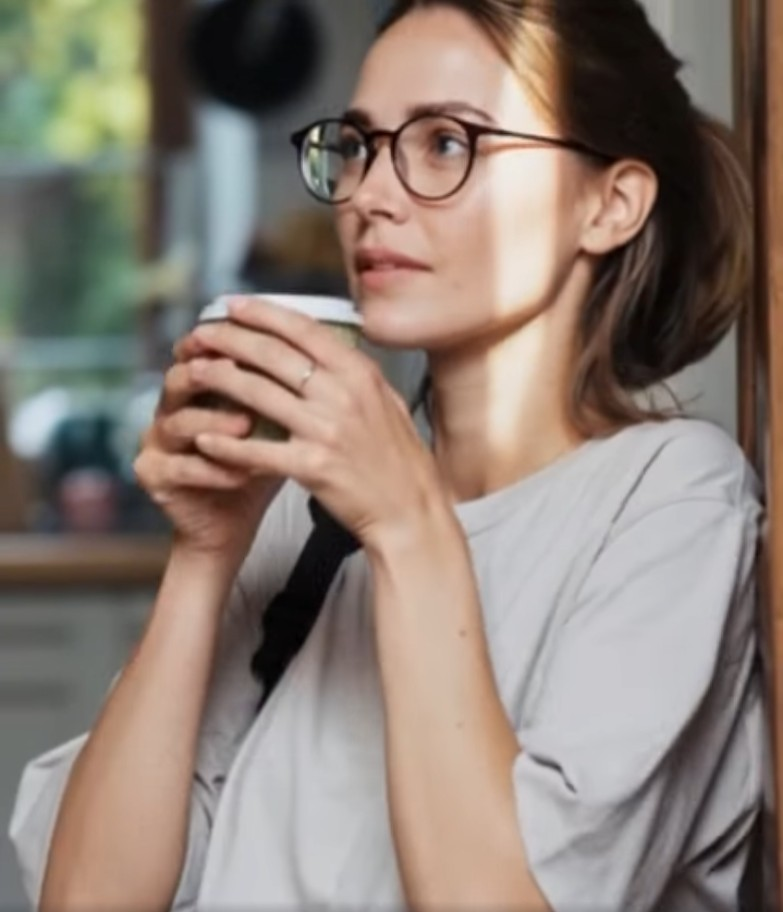
#> input picture TEST_MAGE/cgi.jpeg, 783 x 912 px
$ python -i rambino.py   (imports and definitions only)
#> lines starting #> are read from the running program, lines starting #| are printed output that depends on the picture
"""
RAMBiNo-inspired forensic features for noise and texture analysis.

Improvements/tuning added:
- Adaptive histogram clipping based on subband standard deviation
- Patch sampling for large images to bound compute
- Additional summary stats (entropy)
- Parameterizable bins, range_scale, patch_size, max_patches
"""
from typing import List, Dict, Optional
import io
import numpy as np
from PIL import Image
import pywt
from scipy.stats import skew, kurtosis
from scipy.stats import entropy as _entropy


def _load_gray(image) -> np.ndarray:
    """Load an image (path, bytes, or ndarray) and return a normalized float32 gray image."""
#> called with image = '../../TEST_MAGE/cgi.jpeg'
    # If input is bytes-like, try to open with PIL
    if isinstance(image, (bytes, bytearray)):
        img = Image.open(io.BytesIO(image)).convert("L")
        arr = np.asarray(img, dtype=np.float32) / 255.0
        return arr

    # If it's a file path
    if isinstance(image, str):
        img = Image.open(image).convert("L")
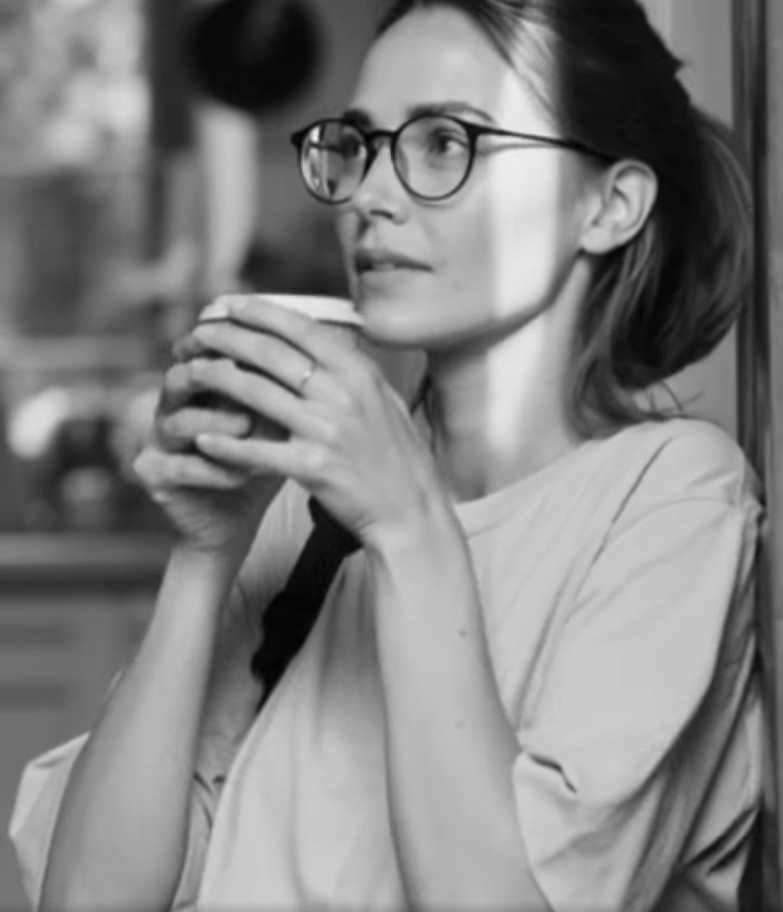
#> img: PIL image 783x912 L; min 0, max 239, mean 129.1
        arr = np.asarray(img, dtype=np.float32) / 255.0
        return arr

    # If it's already an ndarray
    arr = np.asarray(image)
    if arr.ndim == 3:
        arr = np.asarray(Image.fromarray(arr.astype("uint8")).convert("L"), dtype=np.float32) / 255.0
    else:
        arr = arr.astype(np.float32)
        if arr.max() > 1.0:
            arr /= 255.0
    return arr


# [135 lines left out: functions _wavelet_details, _bivariate_hist, _feature_from_hist, compute_rambino_features, analyze_rambino_features, not called in this run]

>>> result = _load_gray('../../TEST_MAGE/cgi.jpeg')

$ run again, on TEST_MAGE/nyc.png
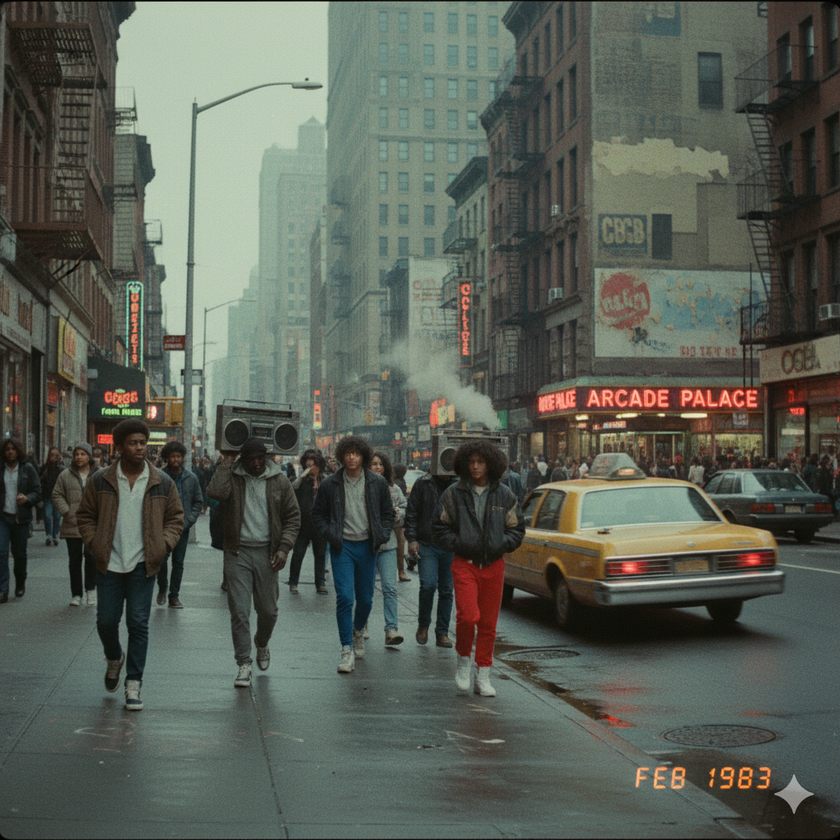
#> input picture TEST_MAGE/nyc.png, 840 x 840 px, shrunk from 1024 x 1024 before the run
#> in _load_gray, `img = Image.open(image).convert("L")`:
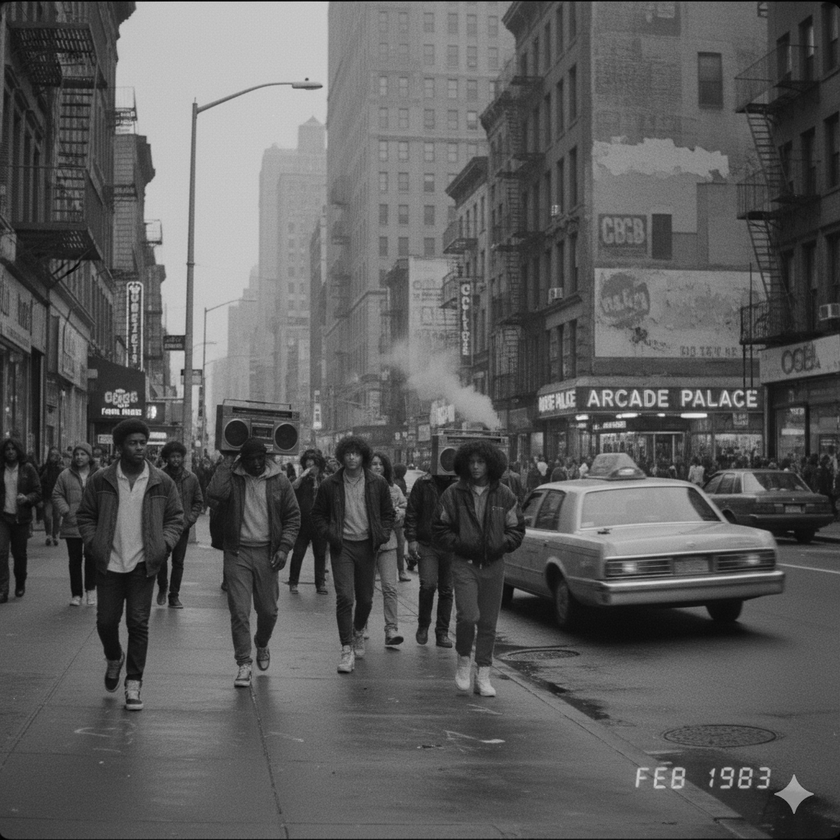
#> img: PIL image 840x840 L; min 0, max 245, mean 92.5
